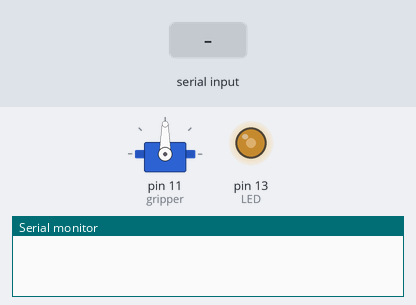
Simulated run of this sketch. Board: Arduino Mega 2560, built with avr-gcc and run on an emulated ATmega2560. Parts: servo, output pins drawn as LEDs (lit = HIGH), the last lines printed to the serial monitor. The inputs (shaded band) are chosen by the test bench.

Above: at 1.2 s.
1.3 s: "GRIP \n" received over Serial
At 2.5 s:
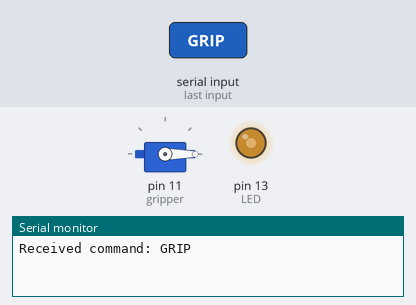
2.8 s: "GRIP ,45\n" received over Serial
At 4.0 s:
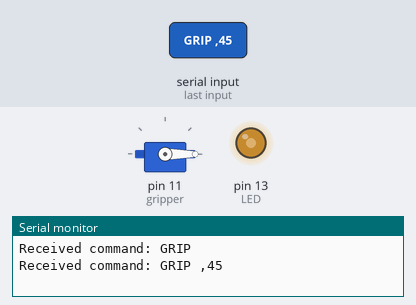
4.3 s: "GRIP 90\n" received over Serial
At 4.9 s:
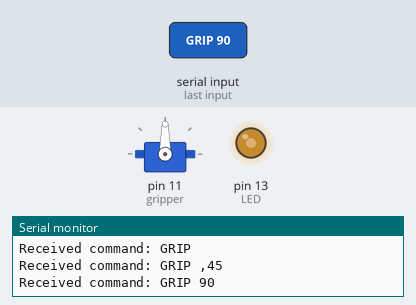
Timing chart, 0 to 7.3 s (numbered marks = the images above; inputs shaded):
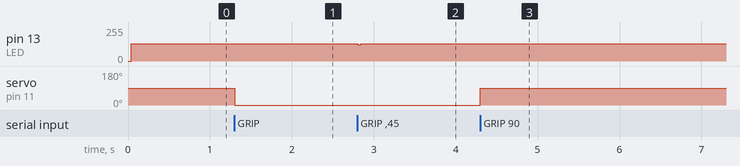

Measured:
- after the input at 1.3 s, servo on pin 11 (gripper): 90° → 0° at once
- after the input at 2.8 s, pin 13 (LED): 128/255 → 122/255 at once, → 128/255 0.04 s later
- after the input at 4.3 s, servo on pin 11 (gripper): 0° → 90° at once

The sketch:

moveo_arduino.ino
```cpp
#include <Arduino.h>
#include <AccelStepper.h>
#include <MultiStepper.h>
#include <Servo.h>

// Joint 1
#define E1_STEP_PIN        36
#define E1_DIR_PIN         34
#define E1_ENABLE_PIN      30

// Joint 2
#define Z_STEP_PIN         46
#define Z_DIR_PIN          48
#define Z_ENABLE_PIN       62
#define Z_MIN_PIN          18
#define Z_MAX_PIN          19

// Joint 3
#define Y_STEP_PIN         60
#define Y_DIR_PIN          61
#define Y_ENABLE_PIN       56
#define Y_MIN_PIN          14
#define Y_MAX_PIN          15

// Joint 4
#define X_STEP_PIN         54
#define X_DIR_PIN          55
#define X_ENABLE_PIN       38

// Joint 5
#define E0_STEP_PIN        26
#define E0_DIR_PIN         28
#define E0_ENABLE_PIN      24

// Max velocities - empirical
#define joint_1_max_vel    0
#define joint_2_max_vel    0
#define joint_3_max_vel    4000
#define joint_4_max_vel    0
#define joint_5_max_vel    5000

// Max accelerations - empirical
#define joint_1_max_accel    0
#define joint_2_max_accel    0
#define joint_3_max_accel    10000
#define joint_4_max_accel    0
#define joint_5_max_accel    5000

AccelStepper joint1(AccelStepper::DRIVER, X_STEP_PIN, X_DIR_PIN);
AccelStepper joint2(AccelStepper::DRIVER, Z_STEP_PIN, Z_DIR_PIN);
AccelStepper joint3(AccelStepper::DRIVER, Y_STEP_PIN, Y_DIR_PIN);
AccelStepper joint4(AccelStepper::DRIVER, E1_STEP_PIN, E1_DIR_PIN);
AccelStepper joint5(AccelStepper::DRIVER, E0_STEP_PIN, E0_DIR_PIN);

Servo gripper;
MultiStepper steppers;

AccelStepper* joints[] = {&joint1, &joint2, &joint3, &joint4, &joint5};

void setup() {
  Serial.begin(57600); // Start serial communication
  pinMode(13, OUTPUT);

  // Configure each stepper enable pin
  joint1.setEnablePin(X_ENABLE_PIN);
  joint2.setEnablePin(Z_ENABLE_PIN);
  joint3.setEnablePin(Y_ENABLE_PIN);
  joint4.setEnablePin(E1_ENABLE_PIN);
  joint5.setEnablePin(E0_ENABLE_PIN);

  // Configure each stepper enable pin inverted
  joint1.setPinsInverted(false, false, true);
  joint2.setPinsInverted(false, false, true);
  joint3.setPinsInverted(false, false, true);
  joint4.setPinsInverted(false, false, true);
  joint5.setPinsInverted(false, false, true);

  // enable outputs
  joint1.enableOutputs();
  joint2.enableOutputs();
  joint3.enableOutputs();
  joint4.enableOutputs();
  joint5.enableOutputs();

  // Configure each stepper velocity
  joint1.setMaxSpeed(1500);
  joint2.setMaxSpeed(750);
  joint3.setMaxSpeed(2000);
  joint4.setMaxSpeed(0);
  joint5.setMaxSpeed(1000);

  // Configure each stepper acceleration
  joint1.setAcceleration(10000.0);
  joint2.setAcceleration(1000.0);
  joint3.setAcceleration(10000.0);
  joint4.setAcceleration(0.0);
  joint5.setAcceleration(5000.0);

  // Then give them to MultiStepper to manage
  // steppers.addStepper(joint1);
  // steppers.addStepper(joint2);
  // steppers.addStepper(joint3);
  // steppers.addStepper(joint4);
  // steppers.addStepper(joint5);

  // Configure gripper servo
  gripper.attach(11);

  digitalWrite(13, 1); // Toggle LED to indicate setup is complete
}

void loop() {
  if (Serial.available() > 0) {
    String command = Serial.readStringUntil('\n'); // Read the command from the serial port

    // Print the received command
    Serial.print("Received command: ");
    Serial.println(command);

    // Parse the command
    int joint_num;
    long position;
    long velocity;
    int parsed_items = sscanf(command.c_str(), "move joint_%d %ld %ld", &joint_num, &position, &velocity);


    if (parsed_items >= 2 && joint_num >= 1 && joint_num <= 5)
    {
      if (parsed_items == 3) {
        joints[joint_num - 1]->setMaxSpeed(velocity);
      }
      joints[joint_num - 1]->runToNewPosition(position);
    } else if (command.startsWith("GRIP "))
    {
      int angle = 0;
      sscanf(command.c_str(), "GRIP %d", &angle);
      gripper.write(angle); // Set servo angle
      digitalWrite(13, HIGH - digitalRead(13)); // Toggle LED to indicate gripper command received
    }

    // steppers.runSpeedToPosition(); // Blocks until all are in position
  }
  digitalWrite(13, HIGH - digitalRead(13)); // Toggle LED to indicate loop activity

  //delay(1);
}
```
